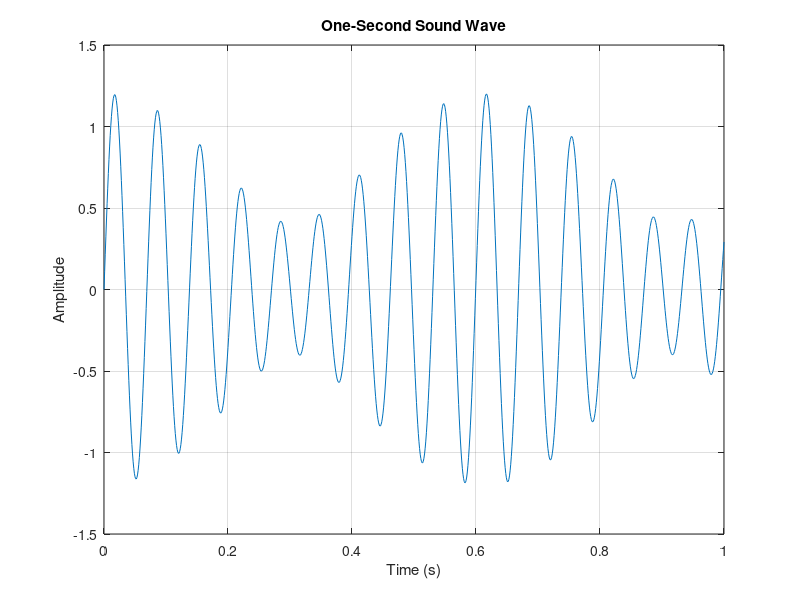
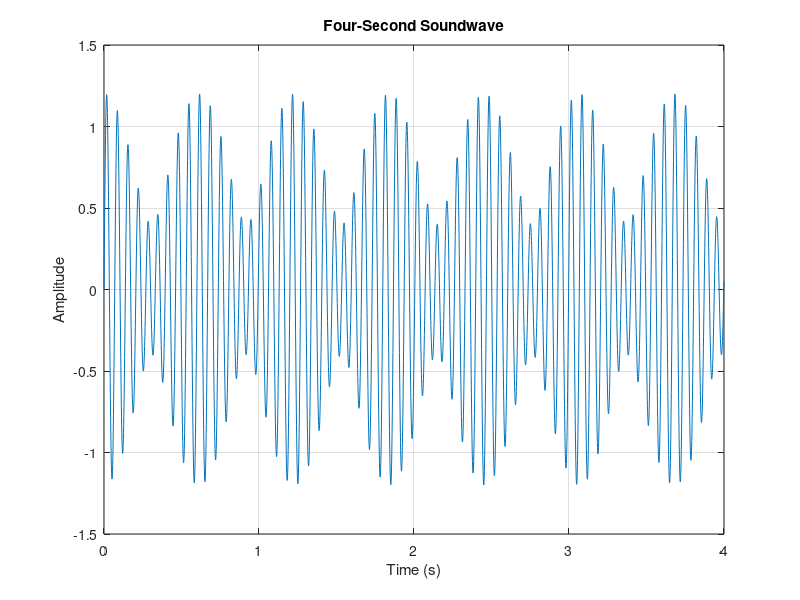
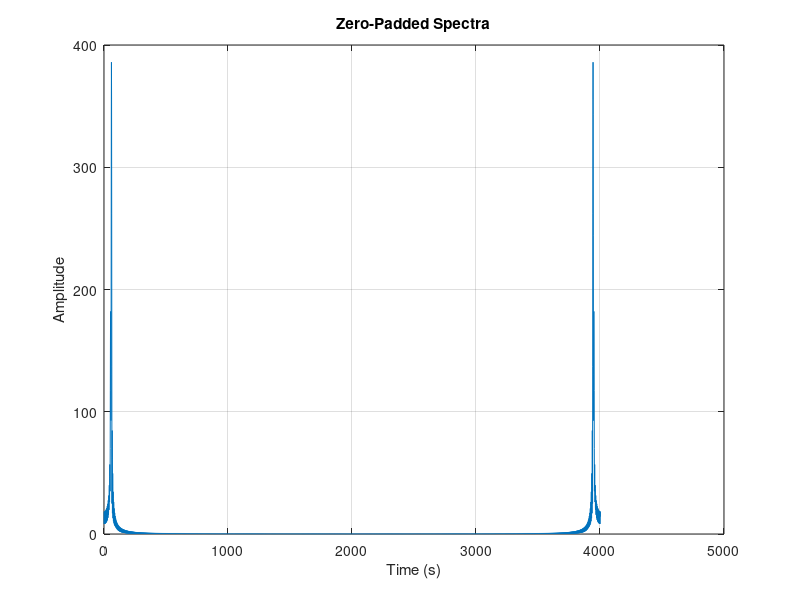

Source code (MATLAB) for these figures, in order:
d = 1;   % Replace 4 with your own digit, from 0 to 9
f2 = 13.2 + 0.17*d;

t = 0:0.001:1;
x = 0.8*sin(2*pi*15*t) + 0.4*sin(2*pi*f2*t);
plot(t,x)
xlabel('Time (s)')
ylabel('Amplitude')
title('One-Second Sound Wave')
grid on
saveas(gcf,"one-second-soundwave.png")

t = 0:0.001:4;
x = 0.8*sin(2*pi*15*t) + 0.4*sin(2*pi*f2*t);
plot(t,x)
xlabel('Time (s)')
ylabel('Amplitude')
title('Four-Second Soundwave')
grid on
saveas(gcf,"four-second-soundwave.png")

t = 0:0.001:1;
x = 0.8*sin(2*pi*15*t) + 0.4*sin(2*pi*f2*t);
x = fft(x, 4*length(x));
f = 0:length(x)-1;
plot(f, abs(x))
xlabel('Time (s)')
ylabel('Amplitude')
title('Zero-Padded Spectra')
grid on
saveas(gcf,"zero-padded-spectra.png")
